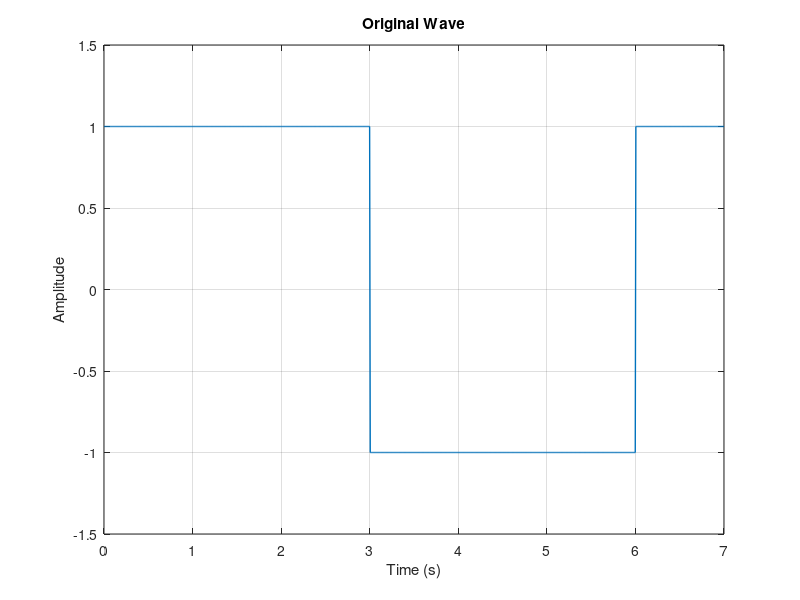
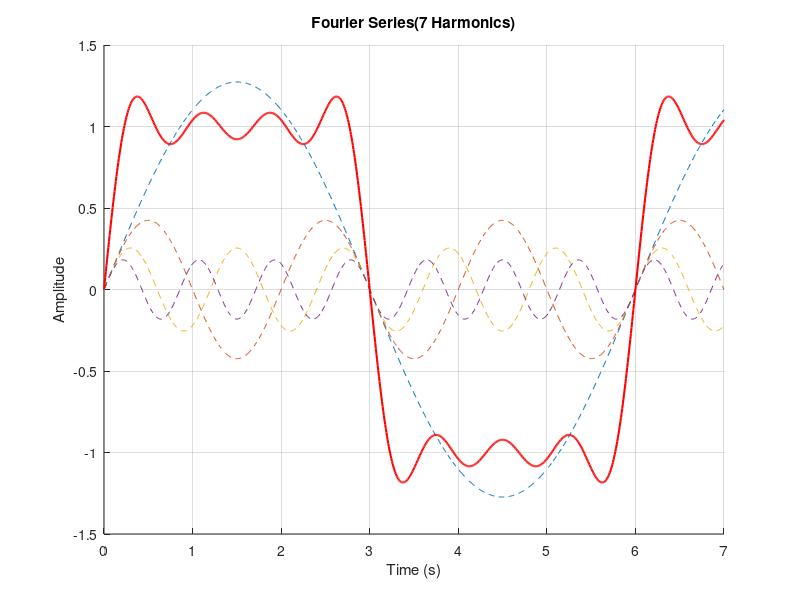

Here is the MATLAB script that generated these plots, in order:
T = 6;                     
t = linspace(0, 7, 1000);   
N = 7;                     
f = @(t) (mod(t, T) < T/2)*1 + (mod(t, T) >= T/2)*-1;
original = f(t);
a0 = 0;
f_series = a0 / 2 * ones(size(t));  

figure;
plot(t, original, 'LineWidth', 1);
axis([0 7 -1.5 1.5]);
xlabel('Time (s)');
ylabel('Amplitude');
title('Original Wave');
grid on;


figure;
hold on;
for n = 1:2:N  
    bn = (4 / pi) * (1/n);
    component = bn * sin(2*pi*n*t/T);
    f_series = f_series + component;
    plot(t, component, '--');  
end

plot(t, f_series, 'r', 'LineWidth', 1.5);  
axis([0 7 -1.5 1.5]);
xlabel('Time (s)');
ylabel('Amplitude');
title(['Fourier Series(', num2str(N), ' Harmonics)']);
grid on;
hold off;